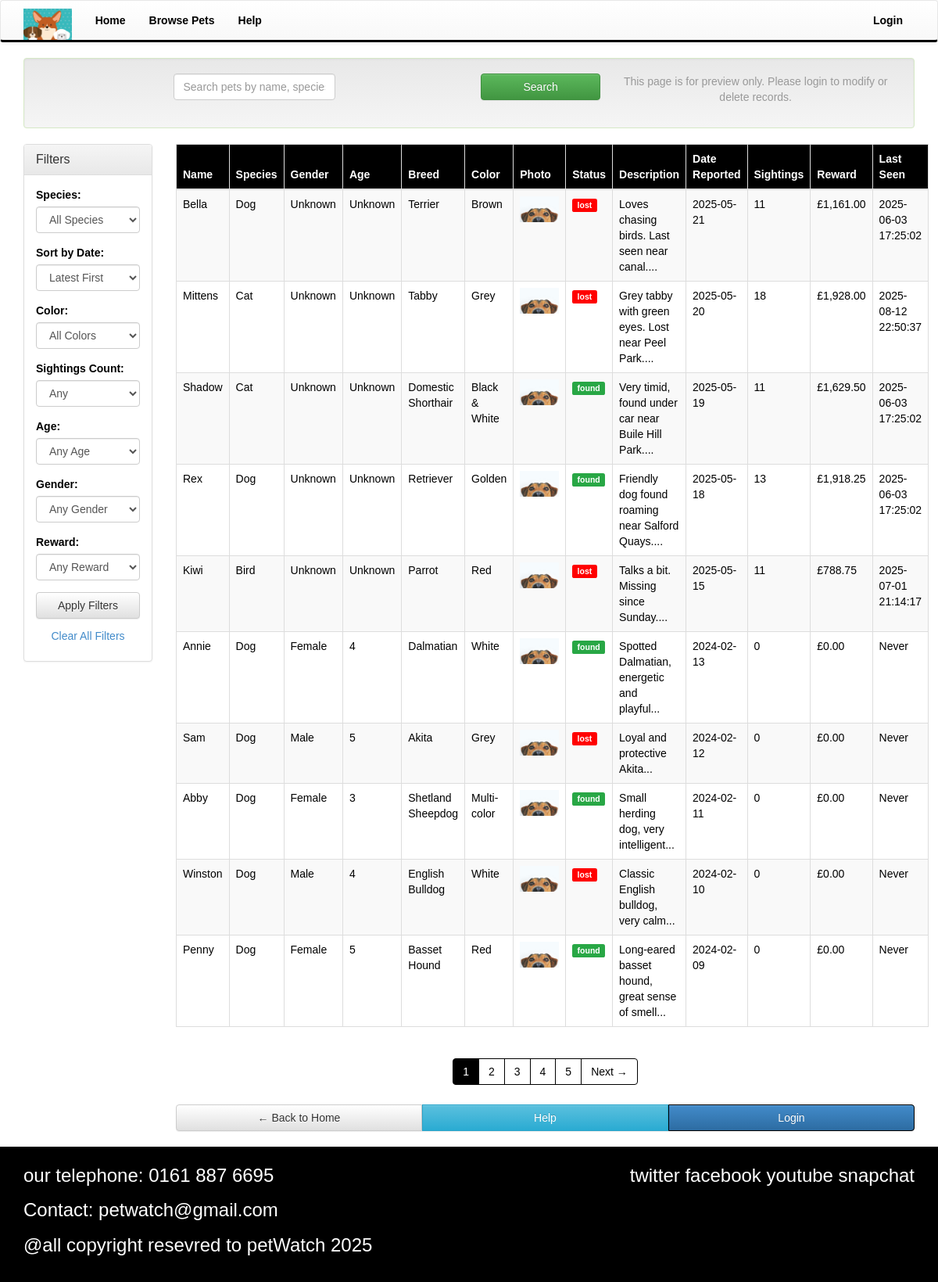
/controllers/browse.php, run on the app's committed database.
### tables this page shows
CREATE TABLE "pets"
(
    id            INTEGER
        primary key autoincrement,
    name          TEXT,
    species       TEXT,
    breed         TEXT,
    color         TEXT,
    photo_url     TEXT,
    status        TEXT,
    description   TEXT,
    date_reported DATE,
    user_id       INTEGER
        references users,
    gender        TEXT,
    age           DECIMAL(4, 2),
    check (age >= 0 AND age <= 100),
    check (gender IN ('Male', 'Female')),
    check (status IN ('lost', 'found'))
);

### controllers/browse.php (called while the page is built, shortened)
<?php
require_once '../Model/PetModel.php';
$petModel = new PetModel('../database/petwatch.sqlite');
$search = isset($_GET['search']) ? $_GET['search'] : '';
$species = isset($_GET['species']) ? $_GET['species'] : '';
$color = isset($_GET['color']) ? $_GET['color'] : '';
$gender = isset($_GET['gender']) ? $_GET['gender'] : '';
$age = isset($_GET['age']) ? $_GET['age'] : '';
$sightings = isset($_GET['sightings']) ? $_GET['sightings'] : '';
$reward = isset($_GET['reward']) ? $_GET['reward'] : '';
$sort = isset($_GET['sort']) ? $_GET['sort'] : 'late';
$page = isset($_GET['page']) ? (int)$_GET['page'] : 1;
$filters = [
    'species' => $species,
    'color' => $color,
    'gender' => $gender,
    'age' => $age,
    'sightings' => $sightings,
    'reward' => $reward,
    'sort' => $sort
];
$filters = array_filter($filters);
$pets = $petModel->getPets($search, $filters, $page, 10);
$totalPets = $petModel->getTotalPets($search, $filters);
$totalPages = ceil($totalPets / 10);
include '../views/browse.phtml';
?>

### Model/PetModel.php (called while the page is built, shortened)
<?php
class PetModel
{
    private $db;
    public function __construct($databasePath)
    {
        try {
            $this->db = new PDO('sqlite:' . $databasePath);
            $this->db->setAttribute(PDO::ATTR_ERRMODE, PDO::ERRMODE_EXCEPTION);
        } catch (PDOException $e) {
            die("Database connection failed: " . $e->getMessage());
        }
    }
    public function getPets($search = '', $filters = [], $page = 1, $perPage = 10)
    {
        $offset = ($page - 1) * $perPage;
        $sql = "SELECT p.*,
                       COUNT(s.id) as sighting_count,
                       COALESCE(SUM(s.reward), 0) as total_reward,
                       MAX(s.timestamp) as last_sighting
                FROM pets p
                LEFT JOIN sightings s ON p.id = s.pet_id
                WHERE 1=1";
        $params = [];
        $sql .= " GROUP BY p.id";
        $sort = isset($filters['sort']) ? $filters['sort'] : 'late';
        if ($sort === 'early') {
            $sql .= " ORDER BY p.date_reported ASC";
        } else {
            $sql .= " ORDER BY p.date_reported DESC";
        }
        $sql .= " LIMIT ? OFFSET ?";
        $params[] = $perPage;
        $params[] = $offset;
        try {
            $stmt = $this->db->prepare($sql);
            $stmt->execute($params);
            return $stmt->fetchAll(PDO::FETCH_ASSOC);
        } catch (PDOException $e) {
            return [];
        }
    }
    public function getTotalPets($search = '', $filters = [])
    {
        $sql = "SELECT COUNT(DISTINCT p.id) as total
                FROM pets p
                WHERE 1=1";
        $params = [];
        try {
            $stmt = $this->db->prepare($sql);
            $stmt->execute($params);
            $result = $stmt->fetch(PDO::FETCH_ASSOC);
            return isset($result['total']) ? $result['total'] : 0;
        } catch (PDOException $e) {
            return 0;
        }
    }
}
?>

### views/browse.phtml (the view, shortened to what this page needs)
<?php global $search, $species, $sort, $color, $sightings, $age, $gender, $reward, $page, $totalPages; ?>
<?php include 'template/header.phtml'; ?>
    <div class="container">
        <div class="row">
            <div class="col-xs-12">
                <div class="well search-well text-center">
                    <form method="get" action="browse.php" class="form-inline">
                        <div class="form-group col-xs-12 col-sm-8 col-md-6 col-lg-6">
                            <input type="text" name="search" class="form-control"
                                   placeholder="Search pets by name, species, breed..."
                                   value="<?php echo htmlspecialchars($search); ?>">
                        </div>
                        <div class="form-group col-xs-12 col-sm-4 col-md-3 col-lg-2">
                            <button type="submit" class="btn btn-success btn-block">Search</button>
                        </div>
                    </form>
                    <p class="text-muted hidden-xs">
                        This page is for preview only. Please login to modify or delete records.
                    </p>
                </div>
            </div>
        </div>
        <div class="row">
            <div class="col-xs-12 col-md-3 col-lg-2">
                <div class="panel panel-default filter-panel">
                    <div class="panel-heading">
                        <h4 class="panel-title">
                            Filters
                        </h4>
                    </div>
                    <div id="filterCollapse" class="panel-body collapse in">
                        <form method="get" action="browse.php" id="filterForm">
                            <div class="form-group">
                                <label>Species:</label>
                                <select name="species" class="form-control" onchange="this.form.submit()">
                                    <option value="">All Species</option>
                                </select>
                            </div>
                            <div class="form-group">
                                <label>Sort by Date:</label>
                                <select name="sort" class="form-control" onchange="this.form.submit()">
                                    <option value="late" <?php echo $sort == 'late' ? 'selected' : ''; ?>>Latest First</option>
                                </select>
                            </div>
                            <div class="form-group">
                                <label>Color:</label>
                                <select name="color" class="form-control" onchange="this.form.submit()">
                                    <option value="">All Colors</option>
                                </select>
                            </div>
                            <div class="form-group">
                                <label>Sightings Count:</label>
                                <select name="sightings" class="form-control" onchange="this.form.submit()">
                                    <option value="">Any</option>
                                </select>
                            </div>
                            <div class="form-group">
                                <label>Age:</label>
                                <select name="age" class="form-control" onchange="this.form.submit()">
                                    <option value="">Any Age</option>
                                </select>
                            </div>
                            <div class="form-group">
                                <label>Gender:</label>
                                <select name="gender" class="form-control" onchange="this.form.submit()">
                                    <option value="">Any Gender</option>
                                </select>
                            </div>
                            <div class="form-group">
                                <label>Reward:</label>
                                <select name="reward" class="form-control" onchange="this.form.submit()">
                                    <option value="">Any Reward</option>
                                </select>
                            </div>
                            <button type="submit" class="btn btn-default btn-block">Apply Filters</button>
                            <a href="browse.php" class="btn btn-link btn-block">Clear All Filters</a>
                        </form>
                    </div>
                </div>
            </div>
            <div class="col-xs-12 col-md-9 col-lg-10">
                <?php if (empty($pets) && !empty($search)): ?>
                    <div class="alert alert-info text-center">
                        <p>Sorry, your search for "<?php echo htmlspecialchars($search); ?>" did not match any pets.</p>
                        <p>Try different keywords or <a href="browse.php">clear your search</a>.</p>
                    </div>
                <?php else: ?>
                    <div class="hidden-xs hidden-sm">
                        <div class="table-responsive">
                            <table class="table table-bordered table-striped">
                                <thead>
                                <tr>
                                    <th>Name</th>
                                    <th>Species</th>
                                    <th>Gender</th>
                                    <th>Age</th>
                                    <th>Breed</th>
                                    <th>Color</th>
                                    <th>Photo</th>
                                    <th>Status</th>
                                    <th>Description</th>
                                    <th>Date Reported</th>
                                    <th>Sightings</th>
                                    <th>Reward</th>
                                    <th>Last Seen</th>
                                </tr>
                                </thead>
                                <tbody>
                                <?php foreach ($pets as $pet): ?>
                                    <tr>
                                        <td><?php echo htmlspecialchars($pet['name']); ?></td>
                                        <td><?php echo htmlspecialchars($pet['species']); ?></td>
                                        <td><?php echo htmlspecialchars(isset($pet['gender']) ? $pet['gender'] : 'Unknown'); ?></td>
                                        <td><?php echo htmlspecialchars(isset($pet['age']) ? $pet['age'] : 'Unknown'); ?></td>
                                        <td><?php echo htmlspecialchars($pet['breed']); ?></td>
                                        <td><?php echo htmlspecialchars($pet['color']); ?></td>
                                        <td>
                                            <?php if (!empty($pet['photo_url'])): ?>
                                                <img src="../images/pet-image/dog.png" alt="Pet photo" class="img-responsive" style="max-width: 50px;">
                                            <?php else: ?>
                                                No photo
                                            <?php endif; ?>
                                        </td>
                                        <td>
                                            <span class="label <?php echo $pet['status'] == 'lost' ? 'label-danger' : 'label-success'; ?>">
                                                <?php echo htmlspecialchars($pet['status']); ?>
                                            </span>
                                        </td>
                                        <td><?php echo htmlspecialchars(substr($pet['description'], 0, 50) . '...'); ?></td>
                                        <td><?php echo htmlspecialchars($pet['date_reported']); ?></td>
                                        <td><?php echo htmlspecialchars(isset($pet['sighting_count']) ? $pet['sighting_count'] : 0); ?></td>
                                        <td>£<?php echo number_format(isset($pet['total_reward']) ? $pet['total_reward'] : 0, 2); ?></td>
                                        <td><?php echo htmlspecialchars(isset($pet['last_sighting']) ? $pet['last_sighting'] : 'Never'); ?></td>
                                    </tr>
                                <?php endforeach; ?>
                                </tbody>
                            </table>
                        </div>
                    </div>
                    <div class="row">
                        <div class="col-xs-12 text-center">
                            <ul class="pagination">
                                <?php
                                $startPage = max(1, $page - 2);
                                $endPage = min($totalPages, $startPage + 4);
                                $startPage = max(1, $endPage - 4);
                                for ($i = $startPage; $i <= $endPage; $i++): ?>
                                    <li class="<?php echo $i == $page ? 'active' : ''; ?>">
                                        <a href="?<?php echo http_build_query(array_merge($_GET, ['page' => $i])); ?>"><?php echo $i; ?></a>
                                    </li>
                                <?php endfor; ?>
                                <?php if ($page < $totalPages): ?>
                                    <li><a href="?<?php echo http_build_query(array_merge($_GET, ['page' => $page + 1])); ?>">Next →</a></li>
                                <?php endif; ?>
                            </ul>
                        </div>
                    </div>
                <?php endif; ?>
                <div class="row">
                    <div class="col-xs-12">
                        <div class="btn-group btn-group-justified">
                            <a href="../index.php" class="btn btn-default">← Back to Home</a>
                            <a href="#" class="btn btn-info">Help</a>
                            <a href="login.php" class="btn btn-primary">Login</a>
                        </div>
                    </div>
                </div>
            </div>
        </div>
    </div>
<?php include 'template/footer.phtml'; ?>

### css/my-style.css (style rules this page uses)
html, body { height: 100%; margin: 0; padding: 0; }
body { background-color: white; color: black; font-family: Arial, sans-serif; display: flex; flex-direction: column; min-height: 100vh; }
.btn-primary { background-color: black; border-color: black; }
.table th { background-color: #000; color: #fff; border-color: #000; }
.table-striped > tbody > tr:nth-of-type(odd) { background-color: #f9f9f9; }
.label-danger { background-color: #ff0000; }
.label-success { background-color: #28a745; }
.well { background-color: #dff0d8; border-color: #d6e9c6; }
.pagination > li > a { color: #000; border: 1px solid #000; }
.pagination > li.active > a { background-color: #000; border-color: #000; color: #fff; }

### data on the page
pets: name "Bella", species "Dog", gender "Unknown", age "Unknown", breed "Terrier", color "Brown", status "lost", description "Loves chasing birds. Last seen near canal....", date_reported "2025-05-21", sighting_count "11", total_reward "1,161.00", last_sighting "2025-06-03 17:25:02"
pets: name "Mittens", species "Cat", gender "Unknown", age "Unknown", breed "Tabby", color "Grey", status "lost", description "Grey tabby with green eyes. Lost near Peel Park....", date_reported "2025-05-20", sighting_count "18", total_reward "1,928.00", last_sighting "2025-08-12 22:50:37"
pets: name "Shadow", species "Cat", gender "Unknown", age "Unknown", breed "Domestic Shorthair", color "Black & White", status "found", description "Very timid, found under car near Buile Hill Park....", date_reported "2025-05-19", sighting_count "11", total_reward "1,629.50", last_sighting "2025-06-03 17:25:02"
pets: name "Rex", species "Dog", gender "Unknown", age "Unknown", breed "Retriever", color "Golden", status "found", description "Friendly dog found roaming near Salford Quays....", date_reported "2025-05-18", sighting_count "13", total_reward "1,918.25", last_sighting "2025-06-03 17:25:02"
pets: name "Kiwi", species "Bird", gender "Unknown", age "Unknown", breed "Parrot", color "Red", status "lost", description "Talks a bit. Missing since Sunday....", date_reported "2025-05-15", sighting_count "11", total_reward "788.75", last_sighting "2025-07-01 21:14:17"
pets: name "Annie", species "Dog", gender "Female", age "4", breed "Dalmatian", color "White", status "found", description "Spotted Dalmatian, energetic and playful...", date_reported "2024-02-13", sighting_count "0", total_reward "0.00", last_sighting "Never"
pets: name "Sam", species "Dog", gender "Male", age "5", breed "Akita", color "Grey", status "lost", description "Loyal and protective Akita...", date_reported "2024-02-12", sighting_count "0", total_reward "0.00", last_sighting "Never"
pets: name "Abby", species "Dog", gender "Female", age "3", breed "Shetland Sheepdog", color "Multi-color", status "found", description "Small herding dog, very intelligent...", date_reported "2024-02-11", sighting_count "0", total_reward "0.00", last_sighting "Never"
pets: name "Winston", species "Dog", gender "Male", age "4", breed "English Bulldog", color "White", status "lost", description "Classic English bulldog, very calm...", date_reported "2024-02-10", sighting_count "0", total_reward "0.00", last_sighting "Never"
pets: name "Penny", species "Dog", gender "Female", age "5", breed "Basset Hound", color "Red", status "found", description "Long-eared basset hound, great sense of smell...", date_reported "2024-02-09", sighting_count "0", total_reward "0.00", last_sighting "Never"
